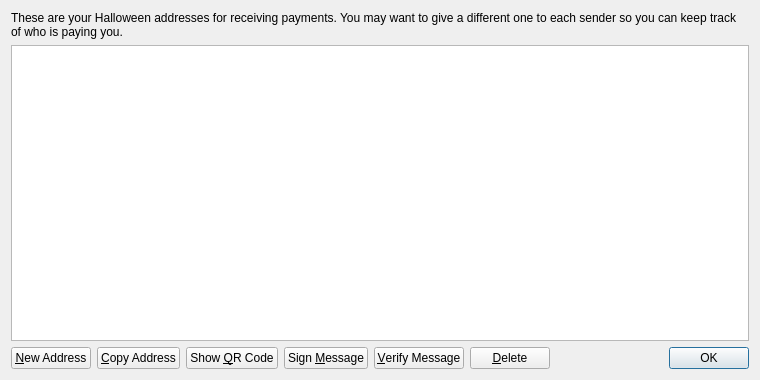
<?xml version="1.0" encoding="UTF-8"?>
<ui version="4.0">
 <class>AddressBookPage</class>
 <widget class="QWidget" name="AddressBookPage">
  <property name="geometry">
   <rect>
    <x>0</x>
    <y>0</y>
    <width>760</width>
    <height>380</height>
   </rect>
  </property>
  <property name="windowTitle">
   <string>Address Book</string>
  </property>
  <layout class="QVBoxLayout" name="verticalLayout">
   <item>
    <widget class="QLabel" name="labelExplanation">
     <property name="text">
      <string>These are your Halloween addresses for receiving payments. You may want to give a different one to each sender so you can keep track of who is paying you.</string>
     </property>
     <property name="textFormat">
      <enum>Qt::PlainText</enum>
     </property>
     <property name="wordWrap">
      <bool>true</bool>
     </property>
    </widget>
   </item>
   <item>
    <widget class="QTableView" name="tableView">
     <property name="contextMenuPolicy">
      <enum>Qt::CustomContextMenu</enum>
     </property>
     <property name="toolTip">
      <string>Double-click to edit address or label</string>
     </property>
     <property name="tabKeyNavigation">
      <bool>false</bool>
     </property>
     <property name="alternatingRowColors">
      <bool>true</bool>
     </property>
     <property name="selectionMode">
      <enum>QAbstractItemView::SingleSelection</enum>
     </property>
     <property name="selectionBehavior">
      <enum>QAbstractItemView::SelectRows</enum>
     </property>
     <property name="sortingEnabled">
      <bool>true</bool>
     </property>
     <attribute name="verticalHeaderVisible">
      <bool>false</bool>
     </attribute>
    </widget>
   </item>
   <item>
    <layout class="QHBoxLayout" name="horizontalLayout">
     <item>
      <widget class="QPushButton" name="newAddressButton">
       <property name="toolTip">
        <string>Create a new address</string>
       </property>
       <property name="text">
        <string>&amp;New Address</string>
       </property>
       <property name="icon">
        <iconset resource="../bitcoin.qrc">
         <normaloff>:/icons/add</normaloff>:/icons/add</iconset>
       </property>
      </widget>
     </item>
     <item>
      <widget class="QPushButton" name="copyToClipboard">
       <property name="toolTip">
        <string>Copy the currently selected address to the system clipboard</string>
       </property>
       <property name="text">
        <string>&amp;Copy Address</string>
       </property>
       <property name="icon">
        <iconset resource="../bitcoin.qrc">
         <normaloff>:/icons/editcopy</normaloff>:/icons/editcopy</iconset>
       </property>
      </widget>
     </item>
     <item>
      <widget class="QPushButton" name="showQRCode">
       <property name="text">
        <string>Show &amp;QR Code</string>
       </property>
       <property name="icon">
        <iconset resource="../bitcoin.qrc">
         <normaloff>:/icons/qrcode</normaloff>:/icons/qrcode</iconset>
       </property>
      </widget>
     </item>
     <item>
      <widget class="QPushButton" name="signMessage">
       <property name="toolTip">
        <string>Sign a message to prove you own a Halloween address</string>
       </property>
       <property name="text">
        <string>Sign &amp;Message</string>
       </property>
       <property name="icon">
        <iconset resource="../bitcoin.qrc">
         <normaloff>:/icons/edit</normaloff>:/icons/edit</iconset>
       </property>
      </widget>
     </item>
     <item>
      <widget class="QPushButton" name="verifyMessage">
       <property name="toolTip">
        <string>Verify a message to ensure it was signed with a specified Halloween address</string>
       </property>
       <property name="text">
        <string>&amp;Verify Message</string>
       </property>
       <property name="icon">
        <iconset resource="../bitcoin.qrc">
         <normaloff>:/icons/transaction_0</normaloff>:/icons/transaction_0</iconset>
       </property>
      </widget>
     </item>
     <item>
      <widget class="QPushButton" name="deleteButton">
       <property name="toolTip">
        <string>Delete the currently selected address from the list</string>
       </property>
       <property name="text">
        <string>&amp;Delete</string>
       </property>
       <property name="icon">
        <iconset resource="../bitcoin.qrc">
         <normaloff>:/icons/remove</normaloff>:/icons/remove</iconset>
       </property>
      </widget>
     </item>
     <item>
      <spacer name="horizontalSpacer">
       <property name="orientation">
        <enum>Qt::Horizontal</enum>
       </property>
       <property name="sizeHint" stdset="0">
        <size>
         <width>40</width>
         <height>20</height>
        </size>
       </property>
      </spacer>
     </item>
     <item>
      <widget class="QDialogButtonBox" name="buttonBox">
       <property name="sizePolicy">
        <sizepolicy hsizetype="Maximum" vsizetype="Fixed">
         <horstretch>0</horstretch>
         <verstretch>0</verstretch>
        </sizepolicy>
       </property>
       <property name="standardButtons">
        <set>QDialogButtonBox::Ok</set>
       </property>
      </widget>
     </item>
    </layout>
   </item>
  </layout>
 </widget>
 <resources>
  <include location="../bitcoin.qrc"/>
 </resources>
 <connections/>
</ui>
